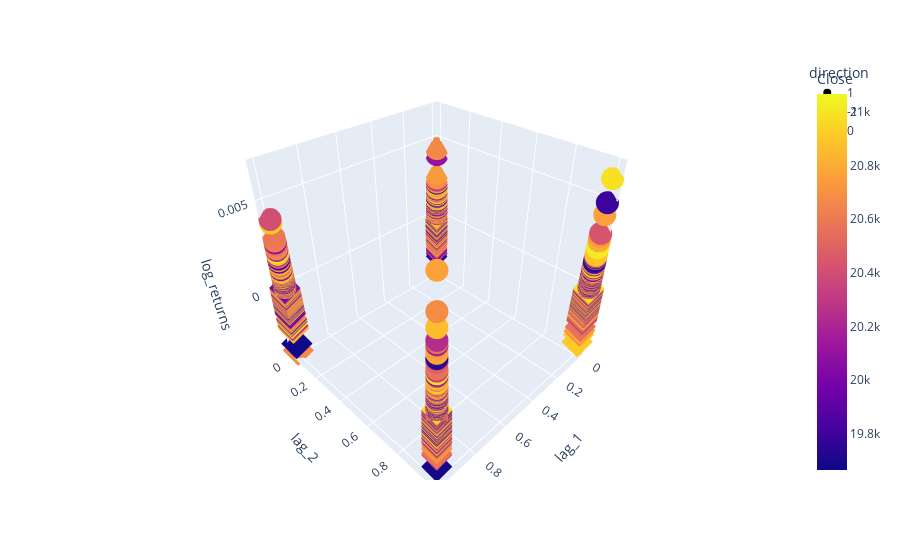

The notebook cell saved with this chart:
### Code cell
import plotly.express as px

fig = px.scatter_3d(df, x='lag_1', y='lag_2', z='log_returns', color='Close', symbol='direction')
fig.show()

### Figure 1 — Plotly figure (JSON) as saved in the notebook; plotly's stock layout.template omitted (floating-point values rounded to 4 significant figures; data arrays with more than 128 entries replaced by an {"elided": "..."} marker saying what was removed)
{"data": [{"hovertemplate": "direction=1<br>lag_1=%{x}<br>lag_2=%{y}<br>log_returns=%{z}<br>Close=%{marker.color}<extra></extra>", "legendgroup": "1", "marker": {"color": {"elided": "997 float values"}, "coloraxis": "coloraxis", "symbol": "circle"}, "mode": "markers", "name": "1", "scene": "scene", "showlegend": true, "type": "scatter3d", "x": {"elided": "997 int values"}, "y": {"elided": "997 int values"}, "z": {"elided": "997 float values"}}, {"hovertemplate": "direction=-1<br>lag_1=%{x}<br>lag_2=%{y}<br>log_returns=%{z}<br>Close=%{marker.color}<extra></extra>", "legendgroup": "-1", "marker": {"color": {"elided": "996 float values"}, "coloraxis": "coloraxis", "symbol": "diamond"}, "mode": "markers", "name": "-1", "scene": "scene", "showlegend": true, "type": "scatter3d", "x": {"elided": "996 int values"}, "y": {"elided": "996 int values"}, "z": {"elided": "996 float values"}}, {"hovertemplate": "direction=0<br>lag_1=%{x}<br>lag_2=%{y}<br>log_returns=%{z}<br>Close=%{marker.color}<extra></extra>", "legendgroup": "0", "marker": {"color": [20540.0], "coloraxis": "coloraxis", "symbol": "square"}, "mode": "markers", "name": "0", "scene": "scene", "showlegend": true, "type": "scatter3d", "x": [1], "y": [1], "z": [0]}], "layout": {"coloraxis": {"colorbar": {"title": {"text": "Close"}}, "colorscale": [[0, "#0d0887"], [0.1111, "#46039f"], [0.2222, "#7201a8"], [0.3333, "#9c179e"], [0.4444, "#bd3786"], [0.5556, "#d8576b"], [0.6667, "#ed7953"], [0.7778, "#fb9f3a"], [0.8889, "#fdca26"], [1, "#f0f921"]]}, "legend": {"title": {"text": "direction"}, "tracegroupgap": 0}, "margin": {"t": 60}, "scene": {"domain": {"x": [0, 1], "y": [0, 1]}, "xaxis": {"title": {"text": "lag_1"}}, "yaxis": {"title": {"text": "lag_2"}}, "zaxis": {"title": {"text": "log_returns"}}}}}
